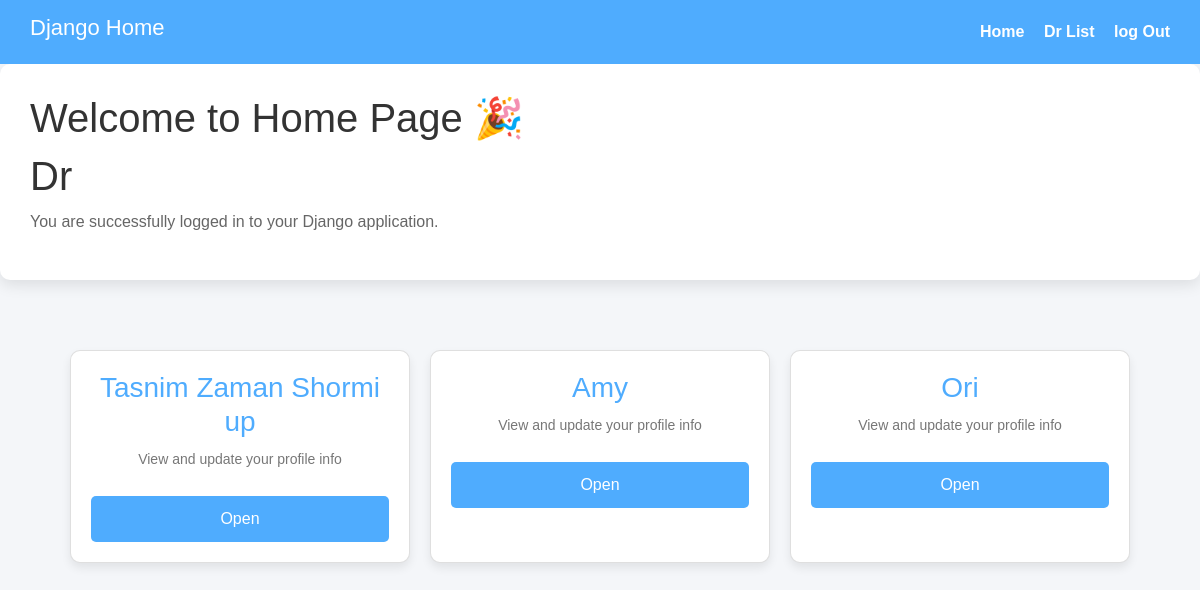
Before: /homePage/ with the older database file.
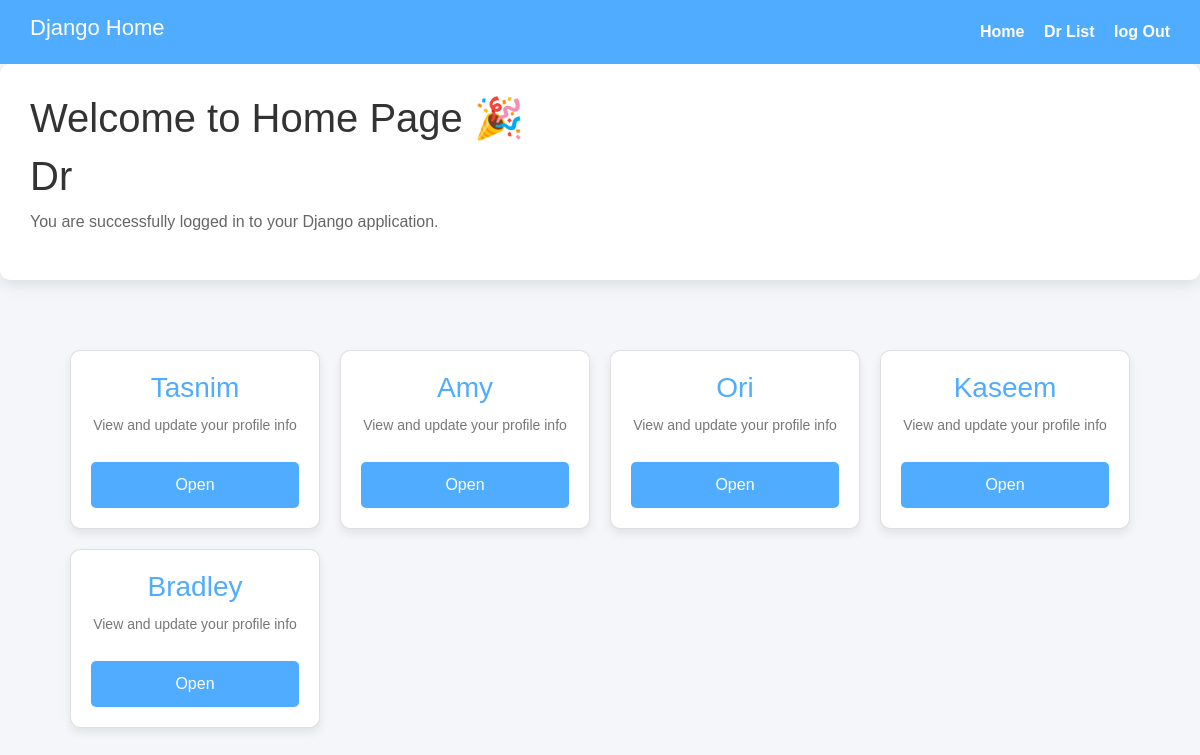
After: the same page with the newer database file.
### DocApp/models.py (models this page shows, shortened)
class DocModel(models.Model):
    GENDER_TYPES={
        ('Male','Male'),
        ('Female','Female'),
    }
    Name = models.CharField(max_length=200,null=True)
    Email = models.EmailField(null=True)
    Phone = models.PositiveIntegerField(null=True)
    Address = models.CharField(max_length=100,null=True)
    Gender = models.CharField(choices=GENDER_TYPES,max_length=50,null=True)
    Image = models.ImageField(upload_to='Media/DocImage',null=True)

### DocApp/views.py (the view)
# urls.py: path('homePage/',homePage , name='homePage'),
def homePage(req):
    doc_view = DocModel.objects.all()
    context = {
        'doc_view' : doc_view
    }
    return render(req,'home.html',context)

### DocApp/templates/home.html (shortened to what this page needs)
{% extends 'master/base.html' %}
{% block body %}
{% include 'master/messages.html' %}
        <div class="welcome-box">
            <h1>Welcome to Home Page 🎉</h1>
            <h1>Dr {{request.user.username}}</h1>
            <p>You are successfully logged in to your Django application.</p>
        </div>
<!DOCTYPE html>
<html lang="en">
<head>
</head>
<body>
    <div class="container">
        <div class="cards">
            {% for b in doc_view %}
            <div class="card">
                <h3>{{b.Name}}</h3>
                <p>View and update your profile info</p>
                <a href="{% url 'homeDetailsPage' b.id %}" class="btn">Open</a>
            </div>
            {% endfor %}
        </div>
    </div>
</body>
</html>
{% endblock body %}

Changed rows visible on the page:
changed DocModel: Name "Tasnim Zaman Shormi up" → "Tasnim"
added DocModel: Name "Kaseem"
added DocModel: Name "Bradley"
